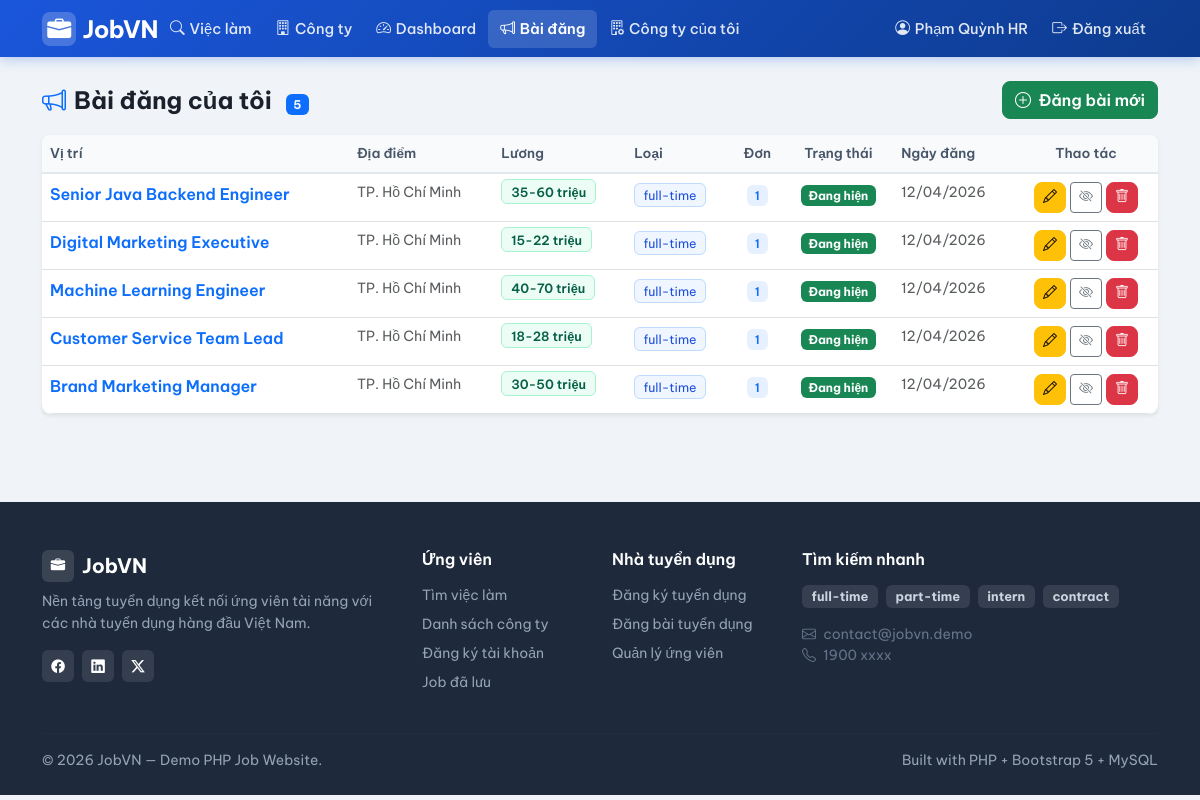
/index.php?page=employer/jobs (signed in), run on the app's committed database.
### tables this page shows
CREATE TABLE users (
    id INT AUTO_INCREMENT PRIMARY KEY,
    email VARCHAR(150) NOT NULL UNIQUE,
    password VARCHAR(255) NOT NULL,              
    full_name VARCHAR(150) NOT NULL,
    role ENUM('admin','employer','user') NOT NULL DEFAULT 'user',
    phone VARCHAR(30) NULL,
    created_at DATETIME NOT NULL DEFAULT CURRENT_TIMESTAMP
);

CREATE TABLE jobs (
    id INT AUTO_INCREMENT PRIMARY KEY,
    company_id INT NOT NULL,
    employer_id INT NOT NULL,                    
    title VARCHAR(200) NOT NULL,
    description TEXT NOT NULL,
    requirements TEXT NULL,
    location VARCHAR(200) NULL,
    salary_min INT NULL,                         
    salary_max INT NULL,                         
    job_type ENUM('full-time','part-time','intern','contract') NOT NULL DEFAULT 'full-time',
    is_active TINYINT(1) NOT NULL DEFAULT 1,
    is_hot TINYINT(1) NOT NULL DEFAULT 0,        
    views INT NOT NULL DEFAULT 0,                
    expired_at DATETIME NULL,                    
    category VARCHAR(50) NOT NULL DEFAULT 'Công nghệ thông tin',   
    created_at DATETIME NOT NULL DEFAULT CURRENT_TIMESTAMP,
    FOREIGN KEY (company_id) REFERENCES companies(id) ON DELETE CASCADE,
    FOREIGN KEY (employer_id) REFERENCES users(id) ON DELETE CASCADE
);

### public/index.php (called while the page is built, shortened)
<?php
require_once __DIR__ . '/../src/db.php';
require_once __DIR__ . '/../src/helpers.php';
require_once __DIR__ . '/../src/auth.php';
$routes = [
    'home'                    => 'home.php',
    'login'                   => 'login.php',
    'register'                => 'register.php',
    'logout'                  => 'logout.php',
    'jobs'                    => 'jobs.php',
    'job_detail'              => 'job_detail.php',
    'companies'               => 'companies.php',
    'company_detail'          => 'company_detail.php',
    'download_cv'             => 'download_cv.php',
    'user/apply'              => 'user/apply.php',
    'user/my_applications'    => 'user/my_applications.php',
    'user/profile'            => 'user/profile.php',
    'user/saved_jobs'         => 'user/saved_jobs.php',
    'user/become_employer'    => 'user/become_employer.php',
    'employer/dashboard'      => 'employer/dashboard.php',
    'employer/jobs'           => 'employer/jobs.php',
    'employer/job_form'       => 'employer/job_form.php',
    'employer/job_delete'     => 'employer/job_delete.php',
    'employer/applications'   => 'employer/applications.php',
    'employer/company'        => 'employer/company.php',
    'admin/dashboard'         => 'admin/dashboard.php',
    'admin/users'             => 'admin/users.php',
    'admin/user_delete'       => 'admin/user_delete.php',
    'admin/jobs'              => 'admin/jobs.php',
    'admin/job_delete'        => 'admin/job_delete.php',
    'admin/companies'             => 'admin/companies.php',
    'admin/applications'          => 'admin/applications.php',
    'admin/employer_requests'     => 'admin/employer_requests.php',
];
$page = $_GET['page'] ?? 'home';
$file = __DIR__ . '/../src/pages/' . $routes[$page];
require $file;

### src/helpers.php (called while the page is built, shortened)
<?php
function e($v): string
{
    return htmlspecialchars((string)$v, ENT_QUOTES, 'UTF-8');
}
function url(string $page, array $params = []): string
{
    $params = array_merge(['page' => $page], $params);
    return BASE_URL . '?' . http_build_query($params);
}
function format_salary(?int $min, ?int $max): string
{
    if ($min && $max) return $min . '-' . $max . ' triệu';
    return 'Đến ' . $max . ' triệu';
}

### src/db.php (called while the page is built, shortened)
<?php
function db(): PDO
{
    static $pdo = null;
    if ($pdo === null) {
        $dsn = 'mysql:host=' . DB_HOST . ';port=' . DB_PORT . ';dbname=' . DB_NAME . ';charset=utf8mb4';
        $attempts = 0;
        while (true) {
            try {
                $pdo = new PDO($dsn, DB_USER, DB_PASS, [
                    PDO::ATTR_ERRMODE              => PDO::ERRMODE_EXCEPTION,
                    PDO::ATTR_DEFAULT_FETCH_MODE   => PDO::FETCH_ASSOC,
                    PDO::ATTR_EMULATE_PREPARES     => false,
                    PDO::MYSQL_ATTR_INIT_COMMAND   => "SET NAMES utf8mb4 COLLATE utf8mb4_unicode_ci",
                ]);
                break;
            } catch (PDOException $e) {
                $attempts++;
                if ($attempts >= 10) {
                    die('Không kết nối được MySQL: ' . $e->getMessage());
                }
                sleep(1);
            }
        }
    }
    return $pdo;
}

### src/auth.php (called while the page is built, shortened)
<?php
require_once __DIR__ . '/db.php';
function current_user(): ?array
{
    static $cache = null;
    if ($cache !== null) return $cache;
    $stmt = db()->prepare('SELECT * FROM users WHERE id = ?');
    $stmt->execute([$_SESSION['user_id']]);
    $cache = $stmt->fetch() ?: null;
    return $cache;
}
function require_role(string ...$roles): array
{
    $u = current_user();
    return $u;
}

### src/pages/employer/jobs.php (the view, shortened to what this page needs)
<?php
$u      = require_role('employer');
$page   = max(1, (int)($_GET['p'] ?? 1));
$perPage = 10;
$countStmt = db()->prepare('SELECT COUNT(*) FROM jobs WHERE employer_id = ?');
$countStmt->execute([$u['id']]);
$total = (int)$countStmt->fetchColumn();
$stmt = db()->prepare("
    SELECT j.*, c.name AS company_name,
      (SELECT COUNT(*) FROM applications a WHERE a.job_id = j.id) AS app_count
    FROM jobs j JOIN companies c ON c.id = j.company_id
    WHERE j.employer_id = ?
    ORDER BY j.created_at DESC
    LIMIT $perPage OFFSET " . (($page - 1) * $perPage)
);
$stmt->execute([$u['id']]);
$jobs = $stmt->fetchAll();
require __DIR__ . '/../../layout/header.php';
?>
<div class="d-flex justify-content-between align-items-center mb-3">
    <h4 class="fw-700 mb-0">
        <i class="bi bi-megaphone me-2 text-primary"></i>Bài đăng của tôi
        <span class="badge bg-primary ms-2" style="font-size:0.75rem"><?= $total ?></span>
    </h4>
    <a href="<?= e(url('employer/job_form')) ?>" class="btn btn-success">
        <i class="bi bi-plus-circle me-1"></i> Đăng bài mới
    </a>
</div>
<?php if (!$jobs): ?>
    <div class="alert alert-info">
        <i class="bi bi-info-circle me-2"></i>Bạn chưa có bài đăng nào.
        <a href="<?= e(url('employer/job_form')) ?>" class="alert-link">Đăng bài ngay</a>
    </div>
<?php else: ?>
<div class="card border-0 shadow-sm rounded-3">
    <div class="table-responsive">
        <table class="table table-admin mb-0">
            <thead>
            <tr>
                <th>Vị trí</th>
                <th>Địa điểm</th>
                <th>Lương</th>
                <th>Loại</th>
                <th class="text-center">Đơn</th>
                <th class="text-center">Trạng thái</th>
                <th>Ngày đăng</th>
                <th class="text-center">Thao tác</th>
            </tr>
            </thead>
            <tbody>
            <?php foreach ($jobs as $j): ?>
                <tr>
                    <td>
                        <a href="<?= e(url('job_detail', ['id' => $j['id']])) ?>"
                           class="fw-600 text-decoration-none"><?= e($j['title']) ?></a>
                    </td>
                    <td class="small text-muted"><?= e($j['location']) ?></td>
                    <td class="small">
                        <span class="badge-salary"><?= e(format_salary($j['salary_min'], $j['salary_max'])) ?></span>
                    </td>
                    <td><span class="badge-type"><?= e($j['job_type']) ?></span></td>
                    <td class="text-center">
                        <span class="badge bg-primary bg-opacity-10 text-primary fw-600">
                            <?= (int)$j['app_count'] ?>
                        </span>
                    </td>
                    <td class="text-center">
                        <?php if ($j['is_active']): ?>
                            <span class="badge bg-success">Đang hiện</span>
                        <?php else: ?>
                            <span class="badge bg-secondary">Đã ẩn</span>
                        <?php endif; ?>
                    </td>
                    <td class="small text-muted"><?= date('d/m/Y', strtotime($j['created_at'])) ?></td>
                    <td class="text-center">
                        <div class="d-flex gap-1 justify-content-center">
                            <a href="<?= e(url('employer/job_form', ['id' => $j['id']])) ?>"
                               class="btn btn-sm btn-warning" title="Sửa">
                                <i class="bi bi-pencil"></i>
                            </a>
                            <form method="post" class="d-inline">
                                <button class="btn btn-sm <?= $j['is_active'] ? 'btn-outline-secondary' : 'btn-outline-success' ?>"
                                        title="<?= $j['is_active'] ? 'Ẩn bài' : 'Hiện bài' ?>">
                                    <i class="bi bi-<?= $j['is_active'] ? 'eye-slash' : 'eye' ?>"></i>
                                </button>
                            </form>
                            <a href="<?= e(url('employer/job_delete', ['id' => $j['id']])) ?>"
                               class="btn btn-sm btn-danger" title="Xoá"
                               onclick="return confirm('Xoá bài đăng này?')">
                                <i class="bi bi-trash"></i>
                            </a>
                        </div>
                    </td>
                </tr>
            <?php endforeach; ?>
            </tbody>
        </table>
    </div>
</div>
<?php endif; ?>
<?php require __DIR__ . '/../../layout/footer.php';

### src/layout/header.php (shortened to what this page needs)
<?php
$u = current_user();
$currentPage = $_GET['page'] ?? 'home';
?>
<!doctype html>
<html lang="vi">
<head>
    <link href="https://cdn.jsdelivr.net/npm/bootstrap@5.3.2/dist/css/bootstrap.min.css" rel="stylesheet">
    <link href="https://cdn.jsdelivr.net/npm/bootstrap-icons@1.11.3/font/bootstrap-icons.min.css" rel="stylesheet">
</head>
<body>
<nav class="navbar navbar-expand-lg navbar-main">
    <div class="container">
        <a class="navbar-brand-logo text-decoration-none" href="<?= e(url('home')) ?>">
            <div class="logo-icon"><i class="bi bi-briefcase-fill text-white"></i></div>
            JobVN
        </a>
        <div class="collapse navbar-collapse" id="mainNav">
            <ul class="navbar-nav me-auto">
                <li class="nav-item">
                    <a class="nav-link <?= in_array($currentPage, ['jobs','job_detail']) ? 'active' : '' ?>"
                       href="<?= e(url('jobs')) ?>">
                        <i class="bi bi-search"></i> Việc làm
                    </a>
                </li>
                <li class="nav-item">
                    <a class="nav-link <?= $currentPage === 'companies' ? 'active' : '' ?>"
                       href="<?= e(url('companies')) ?>">
                        <i class="bi bi-building"></i> Công ty
                    </a>
                </li>
                <?php if ($u && $u['role'] === 'employer'): ?>
                    <li class="nav-item">
                        <a class="nav-link <?= $currentPage === 'employer/dashboard' ? 'active' : '' ?>"
                           href="<?= e(url('employer/dashboard')) ?>">
                            <i class="bi bi-speedometer2"></i> Dashboard
                        </a>
                    </li>
                    <li class="nav-item">
                        <a class="nav-link <?= in_array($currentPage, ['employer/jobs','employer/job_form']) ? 'active' : '' ?>"
                           href="<?= e(url('employer/jobs')) ?>">
                            <i class="bi bi-megaphone"></i> Bài đăng
                        </a>
                    </li>
                    <li class="nav-item">
                        <a class="nav-link <?= $currentPage === 'employer/company' ? 'active' : '' ?>"
                           href="<?= e(url('employer/company')) ?>">
                            <i class="bi bi-building-gear"></i> Công ty của tôi
                        </a>
                    </li>
                <?php endif; ?>
            </ul>
            <ul class="navbar-nav">
                <?php if ($u): ?>
                    <li class="nav-item">
                        <a class="nav-link <?= in_array($currentPage, ['user/profile']) ? 'active' : '' ?>"
                           href="<?= e(url('user/profile')) ?>">
                            <i class="bi bi-person-circle"></i>
                            <span class="d-none d-lg-inline"><?= e($u['full_name']) ?></span>
                        </a>
                    </li>
                    <li class="nav-item">
                        <a class="nav-link" href="<?= e(url('logout')) ?>">
                            <i class="bi bi-box-arrow-right"></i> Đăng xuất
                        </a>
                    </li>
                <?php endif; ?>
            </ul>
        </div>
    </div>
</nav>
<main class="container py-4">

### src/layout/header.php (style rules this page uses)
body { font-family: 'Be Vietnam Pro', sans-serif; background: #f0f4f8; color: #1a202c; }
.fw-600 { font-weight: 600 !important; }
.fw-700 { font-weight: 700 !important; }
.navbar-main { background: linear-gradient(135deg, #1a56db 0%, #0d3b8e 100%); box-shadow: 0 2px 12px rgba(26, 86, 219, 0.3); padding: 0.6rem 0; }
.navbar-brand-logo { font-size: 1.5rem; font-weight: 700; color: #fff !important; letter-spacing: -0.5px; display: flex; align-items: center; gap: 0.4rem; }
.navbar-brand-logo .logo-icon { background: rgba(255,255,255,0.2); border-radius: 8px; width: 34px; height: 34px; display: flex; align-items: center; justify-content: center; }
.navbar-main .nav-link { color: rgba(255,255,255,0.88) !important; font-weight: 500; font-size: 0.92rem; padding: 0.5rem 0.75rem !important; border-radius: 6px; transition: background 0.15s, color 0.15s; display: flex; align-items: center; gap: 0.3rem; }
.navbar-main .nav-link:hover, .navbar-main .nav-link.active { color: #fff !important; background: rgba(255,255,255,0.15); }
.navbar-main .nav-link.active { font-weight: 600; }
main.container { padding-top: 1.5rem; padding-bottom: 2rem; }
.badge-salary { background: #ecfdf5; color: #065f46; border: 1px solid #a7f3d0; font-weight: 600; font-size: 0.8rem; padding: 0.3em 0.7em; border-radius: 6px; }
.badge-type { background: #eff6ff; color: #1d4ed8; border: 1px solid #bfdbfe; font-size: 0.78rem; padding: 0.3em 0.65em; border-radius: 6px; }
.table-admin { border-radius: 12px; overflow: hidden; box-shadow: 0 2px 8px rgba(0,0,0,0.07); }
.table-admin thead th { background: #f8fafc; font-size: 0.85rem; font-weight: 600; color: #475569; border-bottom: 2px solid #e2e8f0; }
.btn-success { border-radius: 8px; font-weight: 600; }
.btn-warning { border-radius: 8px; font-weight: 600; }
.btn-danger { border-radius: 8px; font-weight: 600; }

### data on the page
users: full_name "Phạm Quỳnh HR"
jobs: title "Senior Java Backend Engineer", location "TP. Hồ Chí Minh", format_salary($j['salary_min'], $j['salary_max']) "35-60 triệu", job_type "full-time", app_count "1", is_active "Đang hiện", created_at "12/04/2026"
jobs: title "Digital Marketing Executive", location "TP. Hồ Chí Minh", format_salary($j['salary_min'], $j['salary_max']) "15-22 triệu", job_type "full-time", app_count "1", is_active "Đang hiện", created_at "12/04/2026"
jobs: title "Machine Learning Engineer", location "TP. Hồ Chí Minh", format_salary($j['salary_min'], $j['salary_max']) "40-70 triệu", job_type "full-time", app_count "1", is_active "Đang hiện", created_at "12/04/2026"
jobs: title "Customer Service Team Lead", location "TP. Hồ Chí Minh", format_salary($j['salary_min'], $j['salary_max']) "18-28 triệu", job_type "full-time", app_count "1", is_active "Đang hiện", created_at "12/04/2026"
jobs: title "Brand Marketing Manager", location "TP. Hồ Chí Minh", format_salary($j['salary_min'], $j['salary_max']) "30-50 triệu", job_type "full-time", app_count "1", is_active "Đang hiện", created_at "12/04/2026"

### other printed values
$total "5"
$t "full-time"
$t "part-time"
$t "intern"
$t "contract"
